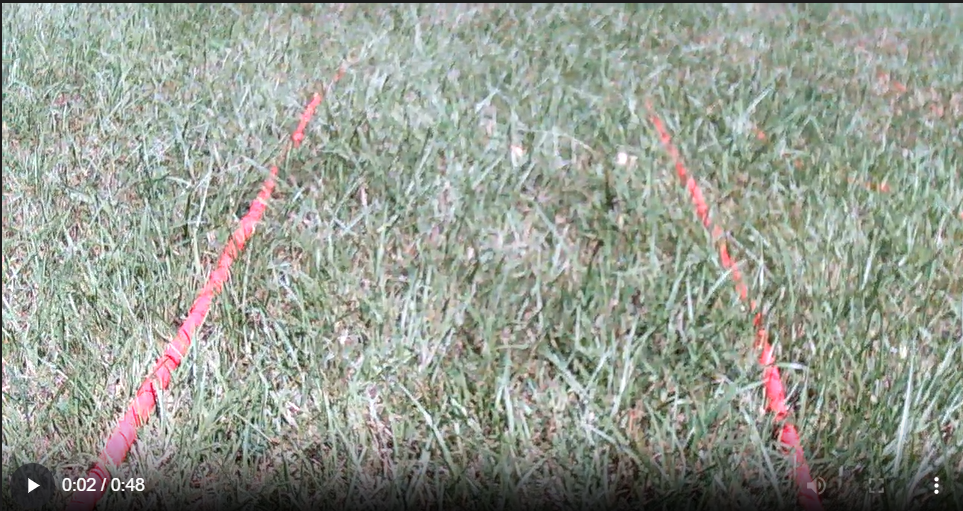
#> input picture code/main_control/outdoor_line.png, 963 x 511 px, given in place of the camera
$ python detect_red_2.py
#> lines starting #> are read from the running program, lines starting #| are printed output that depends on the picture; after the words box and inside, x2 and y2 are one past the last pixel; in counts of white or black regions, pixels touching at a corner belong together
### code/main_control/motor/__init__.py
import serial_connection as sc
import math

class Motor:
    def __init__(self, ser: sc.Serial):
        self.ser = ser
        self.no_negative_speed = False
        return

    def set_command_byte(self, command_byte: int):
        self.command_byte = command_byte
        return

    # [6 lines left out: function turn_on, not called in this run]

    def set_speed(self, speed: int):
        speed = int(speed)
        if speed > 255:
            speed = 255
        elif speed < -255:
            speed = -255

        if speed < 0 and self.no_negative_speed:
            speed = 0

        self.speed = speed
        outp = bytearray()
        outp.append(self.command_byte)
        outp.append(0x01 if self.speed < 0 else 0x00)
        outp.append(int(self.speed))
        self.ser.send_command(outp)
        return

    def get_speed(self) -> int:
        pass

class DualMotor:
    def __init__(self, m1: Motor, m2: Motor):
        self.motor1 = m1
        self.motor2 = m2
        self.L_calibration = 1.0
        self.R_calibration = 1.0
        self.L_weight = 0.0
        self.R_weight = 0.0
        self.speed = 0.0
        return

    def set_speed(self, spdL, spdR):
        self.motor1.set_speed(spdL)
        self.motor2.set_speed(spdR)
        return

    # [14 lines left out: function set_calibration, not called in this run]

    def set_direction(self, direction):
        """Input a direction angle between [-180, 180]
        -180: L_weight = 1.0, R_weight = -1.0
        0: L_weight = 0.0, R_weight = 0.0
        180: L_weight = -1.0, R_weight = 1.0"""
        direction = int(direction)
        if (direction < -180 or direction > 180):
            return

        if (direction <= 0 and direction >= -180):
            self.L_weight = 1.0
            self.R_weight = math.cos(direction * math.pi / 180.0)
        elif (direction > 0 and direction <= 180):
            self.L_weight = math.cos(direction * math.pi / 180.0)
            self.R_weight = 1.0

        # spd = (255 * self.speed * self.L_weight * self.L_calibration, 255 * self.speed * self.R_weight * self.R_calibration)
        # print(spd)

        self.set_speed(255 * self.speed * self.L_weight * self.L_calibration, 255 * self.speed * self.R_weight * self.R_calibration)
        return

### code/main_control/detect_red_2.py
import cv2
import numpy as np
import serial
import time
from motor import Motor, DualMotor

# --- PID 參數設定 ---
kP = 0.1 # TODO: 更改數值
kI = 0.0 # TODO: 更改數值
kD = 0.0 # TODO: 更改數值

pe, ie = 0.0, 0.0

# --- 透視轉換的比例座標 ---
pts_src_config = np.float32([[0.2, 0.15], [0.8, 0.15], [0.0, 1.0], [1.0, 1.0]])
bird_width, bird_height = 400, 400
pts_dst = np.float32([[0,0],[bird_width,0],[0,bird_height],[bird_width,bird_height]])

# --- Arduino Serial Setup ---
try:
    serial_motor = serial.Serial('/dev/arduino_uno-1', 115200, timeout=1)
    motorL = Motor(serial_motor); motorL.set_command_byte(0xA1); motorL.no_negative_speed = True
    motorR = Motor(serial_motor); motorR.set_command_byte(0xA2); motorR.no_negative_speed = True
    motor_dual = DualMotor(motorL, motorR)
    time.sleep(2)
    print("✅ Arduino connected")
except Exception as e:
    print("❌ Arduino connection failed:", e)
    serial_motor = None
    motor_dual = None

# --- Open Camera ---
# cap = cv2.VideoCapture("VID_20250904_211031.mp4")
cap = cv2.VideoCapture("/dev/webcam_outdoor")
#cap = cv2.VideoCapture("1757656904112.mp4")
cap.set(cv2.CAP_PROP_FRAME_WIDTH, 1280)
cap.set(cv2.CAP_PROP_FRAME_HEIGHT, 720)
cap.set(cv2.CAP_PROP_FOURCC, cv2.VideoWriter_fourcc(*'MJPG'))

last_x_left = None
lane_width = 200  # bird’s-eye view 車道寬度像素
window_size = 5   # 局部滑動平均範圍

motor_dual.speed = 1.0

while True:
    ret, frame = cap.read()
#> frame is the input picture: shape (511, 963, 3); mean B, G, R 145.3, 155.7, 150
    if not ret:
        break

    height, width, _ = frame.shape
#> height = 511; width = 963
    # --- 限制只取 y=0.5 以下 ---
    frame = frame[int(height*0.5):, :]
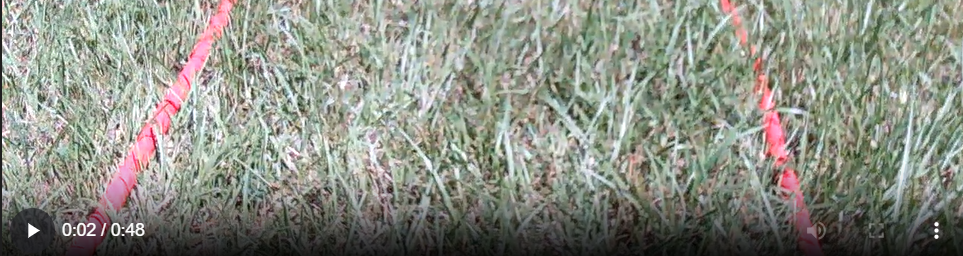
#> frame: shape (256, 963, 3); mean B, G, R 131.7, 141.8, 139.1
    height = frame.shape[0]  # 更新高度，後面處理需要用
#> height = 256
    hsv = cv2.cvtColor(frame, cv2.COLOR_BGR2HSV)
#> hsv: shape (256, 963, 3); mean H, S, V 54.7, 31, 146.2

    # --- 紅色遮罩 ---
    # TODO 修改數值讓他能在草皮上看到紅繩
    lower_red1 = np.array([0, 100, 100]); upper_red1 = np.array([8, 255, 255])
    lower_red2 = np.array([172, 100, 100]); upper_red2 = np.array([180, 255, 255])
    mask = cv2.inRange(hsv, lower_red1, upper_red1) | cv2.inRange(hsv, lower_red2, upper_red2)
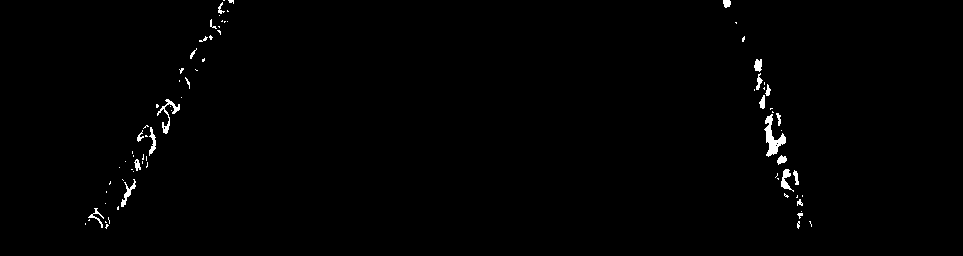
#> mask: shape (256, 963); 0.79% white; 79 white regions (56 under 20 px), largest, box (x1, y1, x2, y2) and area: (764, 114, 786, 157) 371, (157, 99, 180, 134) 191, (781, 169, 794, 192) 128
    mask = cv2.morphologyEx(mask, cv2.MORPH_OPEN, np.ones((5,5),np.uint8))
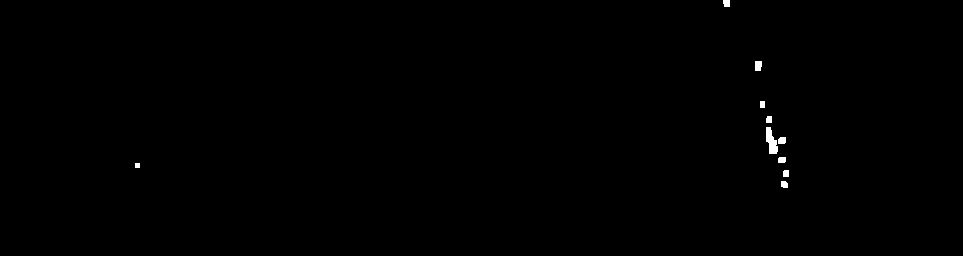
#> mask: shape (256, 963); 0.24% white; 10 white regions, largest, box (x1, y1, x2, y2) and area: (766, 127, 778, 154) 206, (755, 61, 762, 71) 66, (778, 137, 786, 144) 52

    # --- 透視轉換 ---
    pts_src = np.zeros_like(pts_src_config)
    pts_src[:,0] = pts_src_config[:,0]*width
    pts_src[:,1] = pts_src_config[:,1]*height
    M = cv2.getPerspectiveTransform(pts_src, pts_dst)
    mask_bird = cv2.warpPerspective(mask, M, (bird_width, bird_height))
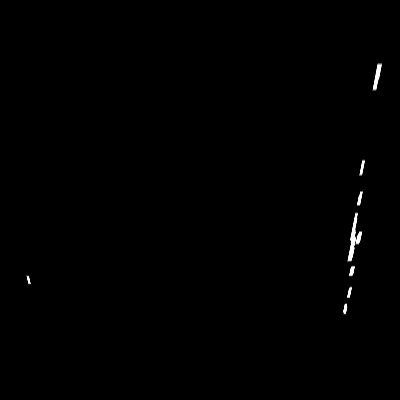
#> mask_bird: shape (400, 400); min 0, max 255, mean 0.9

    # --- 掃描每行取左右邊界 + 中點 (由底部向上) ---
    centers = []
    last_x_left, last_x_right = 0, 400

    for y in range(mask_bird.shape[0]-1, -1, -1):  # 底部到上方
        row = mask_bird[y, :]
        xs = np.where(row > 0)[0]

        if len(xs) == 0:
            # 沒偵測到紅線，用上一行中點
            if last_x_left is not None and last_x_right is not None:
                x_center = (last_x_left + last_x_right)/2
                centers.append((x_center, y))
            else:
                x_center = 400//2
                centers.append((x_center, y))
        else:
            x_left = xs[0]; x_right = xs[-1]
            if abs(x_left - x_right < 25): # 可能指偵測到其中一邊
                if last_x_left is not None and last_x_right is not None:
                    last_x_dist = abs(last_x_left - last_x_right)
                    if abs(x_left - last_x_left) < abs(x_right - last_x_right): # 只偵測到左邊
                        x_center = x_left + last_x_dist // 2
                        x_right = x_left + last_x_dist
                    else: # 只偵測到右邊
                        x_center = x_right - last_x_dist // 2
                        x_left = x_right - last_x_dist
                    pass
                else:
                    x_center = x_center = 400//2
                centers.append((x_center, y))
            else:
                x_center = (x_left + x_right)/2
                centers.append((x_center, y))
            last_x_left = x_left
            last_x_right = x_right
#> this loop made 400 passes
#> (x_center, last_x_left, last_x_right) on passes 86 to 97: (145, -55, 345), (145, -55, 345), (145, -55, 345), (146, -54, 346), (146, -54, 346), (146, -54, 346), (146, -54, 346), (147, -53, 347), (147, -53, 347), (146, -54, 346), (146, -54, 346), (146, -54, 346)
#> x_center on passes 98 to 100: 146, 146, 146
#> after the loop, centers = 400 pairs, first value 145 to 228, second value 0 to 399; last_x_dist = 400

    # 由於是從底部往上掃，最後要反轉順序
    centers = centers[::-1]
    centers = np.array(centers, dtype=np.float32)

    # --- 局部滑動平均平滑中線 ---
    centers_smooth = []
    for i in range(len(centers)):
        start = max(0, i - window_size)
        end = min(len(centers), i + window_size)
        avg_x = np.mean(centers[start:end,0])
        centers_smooth.append((avg_x, centers[i,1]))
#> this loop made 400 passes
#> start on passes 1 to 3: 0, 0, 0
#> after the loop, centers_smooth = 400 pairs, first value 145.9 to 227.2, second value 0 to 399
    centers_smooth = np.array(centers_smooth, dtype=np.float32)

    # --- 逆透視回原圖並畫中線 ---
    if len(centers_smooth) > 0:
        Minv = cv2.getPerspectiveTransform(pts_dst, pts_src)
        pts_back = cv2.perspectiveTransform(centers_smooth.reshape(-1,1,2), Minv).astype(int)
#> pts_back = 400 rows, first 8: [454, 38], [454, 38], [453, 39], [453, 39], [453, 39], [453, 40], [453, 40], [453, 40]
        for i in range(1, len(pts_back)):
            cv2.line(frame, tuple(pts_back[i-1][0]), tuple(pts_back[i][0]), (0,255,0), 2)
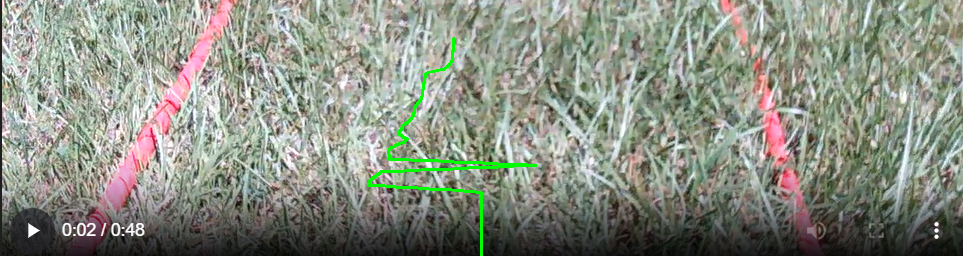
#> frame: shape (256, 963, 3); 0.79% of pixels changed, all inside (x1, y1, x2, y2) = (367, 37, 538, 256)

        # --- PID 控制 ---
        # --- PID 控制 (改用 centers_smooth 全部平均) ---
        if len(centers_smooth) > 0:
            # 取所有 x_center 的平均
            x_avg = np.mean(centers_smooth[:,0])
#> x_avg = 174.2

            # error = 平均中線 - 200 (假設 200 是車道中間)
            error = x_avg - 200
#> error = -25.8

            de = error - pe
#> de = -25.8
            ie += error
#> ie = -25.8
            pe = error
#> pe = -25.8
            output = -(kP*error + kI*ie + kD*de)
#> output = 2.58

            if motor_dual:
                motor_dual.set_direction(output)
#> in set_direction, `direction = int(direction)`: direction = 2
#> in set_direction, `self.L_weight = math.cos(direction * math.pi / 180.0)`: self.L_weight = 0.999

    cv2.imshow("Frame", frame)
    cv2.imshow("Red Mask", mask)
    if cv2.waitKey(1) & 0xFF == 27:
#> (key Esc is pressed here)
        break

    time.sleep(0.05)
    # while True:
    #     if cv2.waitKey(1) & 0xFF == 13:
    #         break

cap.release()
cv2.destroyAllWindows()
if serial_motor:
    serial_motor.close()
